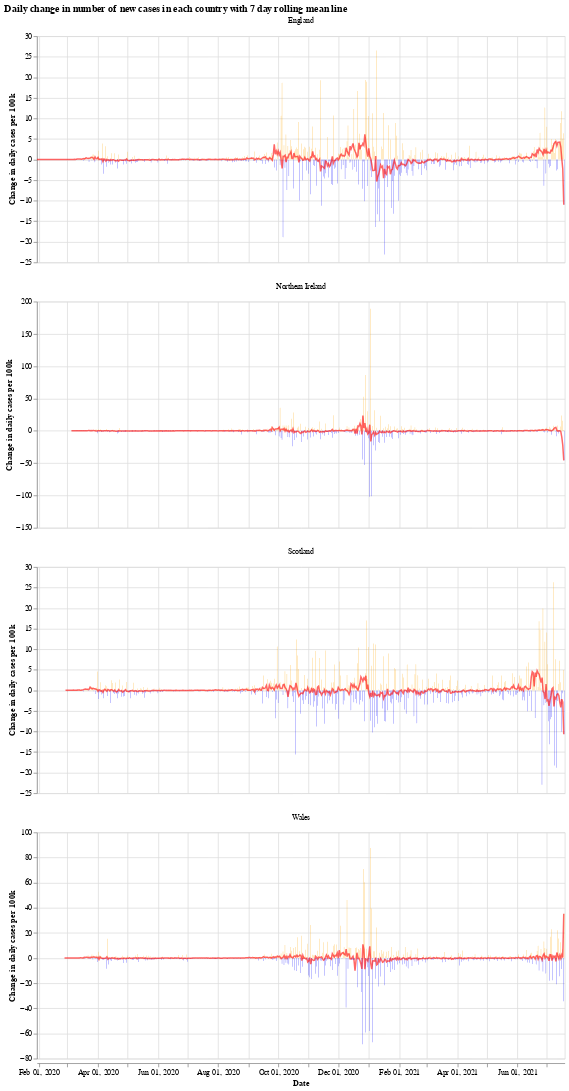

Here is the notebook cell this chart was saved with:
### Markdown cell above
We will use the Python library `Altair` for visualising the data, see the [altair docs](https://altair-viz.github.io/) for more information.

First we have a graph which shows the daily change in the number of new cases for each country. This number jumps up and down all over the place, which is likely due to delay in reporting of new cases over the weekend. Another interesting thing is that it looks like the daily cases in Wales experienced a much shorter period of calm over the summer (calm in the sense of daily cases not jumping up and down).

The orange bars are days when the number of new cases (per 100k population) was more than the previous day, while the blue are days when the number of new cases dropped. The red line is the 7 day moving average. 

When the moving average line is below 0, it means that there is a consistent drop in new cases. We can see this clearly happening around the times that lockdowns were introduced (though, to varying degrees). I will update the graphs soon with a marker of when each lockdown started.

### Code cell
# collapse
import altair as alt

bars = alt.Chart(uk_cases).mark_bar().encode(
    x=alt.X("yearmonthdate(date):T", axis=alt.Axis(title='Date')),
    y=alt.Y("casesChangeRate:Q", axis=alt.Axis(title='Change in daily cases per 100k')),
    tooltip='casesChange',
    color=alt.condition(
        alt.datum.casesChangeRate > 0,
        alt.value("orange"),  # The positive color
        alt.value("blue")  # The negative color
    )
).properties(title='Daily change in number of new cases with 7 day rolling mean',width=700).interactive()

line = alt.Chart(uk_cases).mark_line(
    color='red',
    size=2,
    opacity=0.6
).transform_window(
    rolling_mean='mean(casesChangeRate)',
    frame=[0, 7],
    groupby=['areaName']
).encode(
    x='yearmonthdate(date):T',
    y='rolling_mean:Q'
)

alt.layer(bars, line, data=uk_cases).facet(alt.Column(
    'areaName', title=''), columns=1).resolve_scale(y='independent').properties(title='Daily change in number of new cases in each country with 7 day rolling mean line')

### Figure 1 — Vega-Lite specification as saved in the notebook (floating-point values rounded to 4 significant figures; data arrays with more than 128 entries replaced by an {"elided": "..."} marker saying what was removed)
{"config": {"view": {"continuousWidth": 400, "continuousHeight": 300}}, "data": {"name": "data-a428075c18c8fca0661bdc001bffd926"}, "facet": {"type": "nominal", "field": "areaName", "title": ""}, "spec": {"layer": [{"mark": "bar", "encoding": {"color": {"condition": {"value": "orange", "test": "(datum.casesChangeRate > 0)"}, "value": "blue"}, "tooltip": {"type": "quantitative", "field": "casesChange"}, "x": {"type": "temporal", "axis": {"title": "Date"}, "field": "date", "timeUnit": "yearmonthdate"}, "y": {"type": "quantitative", "axis": {"title": "Change in daily cases per 100k"}, "field": "casesChangeRate"}}, "selection": {"selector001": {"type": "interval", "bind": "scales", "encodings": ["x", "y"]}}, "title": "Daily change in number of new cases with 7 day rolling mean", "width": 700}, {"mark": {"type": "line", "color": "red", "opacity": 0.6, "size": 2}, "encoding": {"x": {"type": "temporal", "field": "date", "timeUnit": "yearmonthdate"}, "y": {"type": "quantitative", "field": "rolling_mean"}}, "transform": [{"window": [{"op": "mean", "field": "casesChangeRate", "as": "rolling_mean"}], "frame": [0, 7], "groupby": ["areaName"]}]}]}, "columns": 1, "resolve": {"scale": {"y": "independent"}}, "title": "Daily change in number of new cases in each country with 7 day rolling mean line", "$schema": "https://vega.github.io/schema/vega-lite/v4.8.1.json", "datasets": {"data-a428075c18c8fca0661bdc001bffd926": {"elided": "2052 records"}}}
